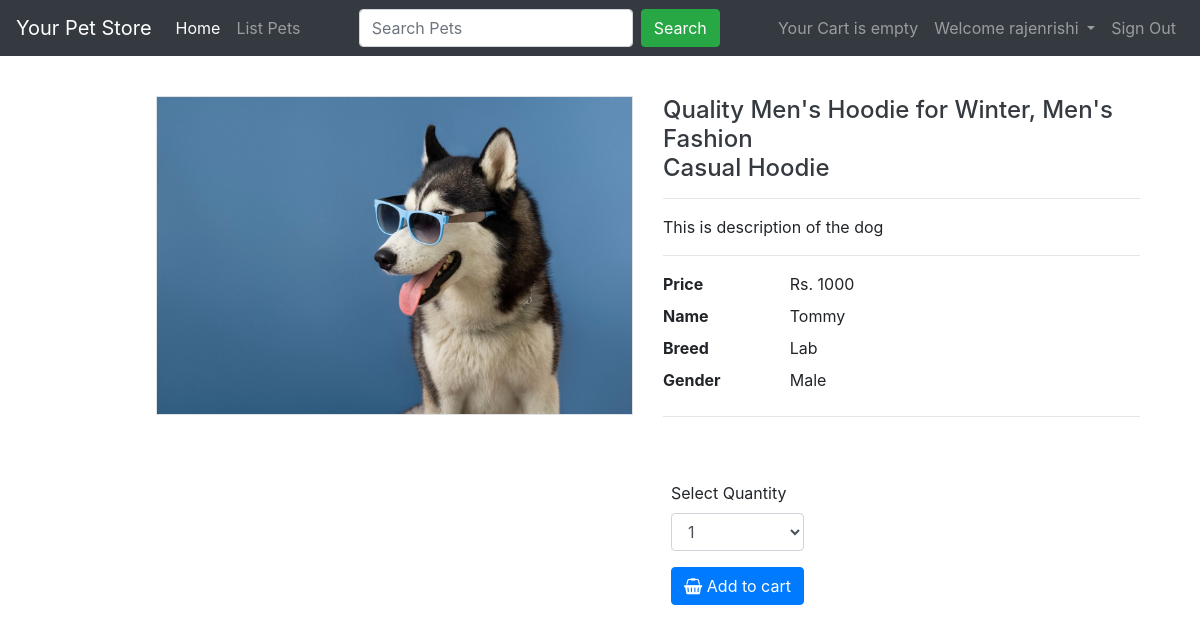
/pet-detail/1 (signed in), run on the app's committed database.
### petsapp/models.py (models this page shows, shortened)
class Pet(models.Model):
    name = models.CharField(max_length=10)
    price = models.IntegerField(default=0)
    breed = models.CharField(max_length=10)
    gender = models.CharField(max_length=6, choices=gender)
    description = models.CharField(max_length=200)
    image = models.ImageField(upload_to='media')

### petsapp/views.py (the view)
# urls.py: path('pet-detail/<int:id>', views.pet_detail, name='pet_detail'),
def pet_detail(request, id):
    template_name = "details.html"
    pet = Pet.objects.get(id=id)
    context = collect_cart_details(request)
    context['pet'] = pet
    return render(request, template_name, context=context)

### petsapp/views.py (called while the page is built)
def collect_cart_details(request):
    cart_items_list = CartItem.objects.filter(customer__user=request.user)
    qty_list = [n for n in range(1, 6)]
    all_items_price = 0
    for item in cart_items_list:
        item.item_price = item.quantity * item.pet.price
        all_items_price = all_items_price + item.item_price
    context = {
        'cart': cart_items_list,
        'total_price': all_items_price,
        'qty_list': qty_list
    }
    return context

### petsapp/templates/details.html (shortened to what this page needs)
{% extends 'base.html' %}
{% block list_pets %}
    <div class="container">
        <div class="row gx-5">
            <aside class="col-lg-6">
                <div class="border rounded-4 mb-3 d-flex justify-content-center">
                      <img style="max-width: 100%; max-height: 100vh; margin: auto;" class="rounded-4 fit" src="{{ pet.image.url }}" />
                </div>
            </aside>
            <main class="col-lg-6">
                <div class="ps-lg-3">
                    <h4 class="title text-dark">
                        Quality Men's Hoodie for Winter, Men's Fashion <br />
                        Casual Hoodie
                    </h4>
                    <hr/>
                    <p>{{ pet.description }}</p>
                    <hr/>
                    <div class="row">
                      <dt class="col-3">Price</dt>
                      <dd class="col-9">Rs. {{ pet.price }}</dd>
                      <dt class="col-3">Name</dt>
                      <dd class="col-9">{{ pet.name }}</dd>
                      <dt class="col-3">Breed</dt>
                      <dd class="col-9">{{ pet.breed }}</dd>
                      <dt class="col-3">Gender</dt>
                      <dd class="col-9">{{ pet.gender }}</dd>
                    </div>
                    <hr/>
                    <div class="row m-2">
                        <form action="{% url 'add_to_cart' pet.id %}" method="post">
                            <div class="mt-5 form-group">
                                <label for="quantity">Select Quantity</label>
                                <select name="quantity" class="form-control" id="quantity">
                                    <option>1</option>
                                </select>
                            </div>
                            <button class="btn btn-primary"> <i class="me-1 fa fa-shopping-basket"></i> Add to cart </button>
                        </form>
                    </div>
                </div>
            </main>
        </div>
    </div>
{% endblock %}

### petsapp/templates/base.html (shortened to what this page needs)
<!DOCTYPE html>
<html lang="en" dir="ltr">
    <head>
    <link rel="stylesheet" href="https://maxcdn.bootstrapcdn.com/font-awesome/4.7.0/css/font-awesome.min.css">
    <link rel="stylesheet" href="https://cdn.jsdelivr.net/npm/bootstrap@4.6.1/dist/css/bootstrap.min.css">
    <link rel="stylesheet" href="https://allyoucan.cloud/cdn/icofont/1.0.1/icofont.css">
    </head>
    <body>
        <div class="container-fluid md-5">
            <nav class="navbar navbar-expand-md bg-dark navbar-dark fixed-top">
                <a href="#" class="navbar-brand">Your Pet Store</a>
                <div class="collapse navbar-collapse justify-content-between" id="navbarCollapse">
                    <div class="navbar-nav">
                        <a href="{% url 'list_pets' %}" class="nav-item nav-link active">Home</a>
                        <a href="{% url 'list_pets' %}" class="nav-item nav-link">List Pets</a>
                    </div>
                    <div class="navbar-nav">
                        <form action="{% url 'search_pets' %}" method="get" class="d-flex">
                            <input id="q" name="q" class="form-control me-2" type="search" placeholder="Search Pets">
                            <button class="ml-2 btn btn-success" type="submit">Search</button>
                        </form>
                    </div>
                    <div class="navbar-nav">
                        <div class="nav-item nav-link">
                        {% with total_items=cart|length %}
                            {% if total_items > 0 %}
                                Your Cart:&nbsp
                                <a href="{% url 'cart_items' %}">
                                    {{total_items}} Item{{total_items|pluralize}}&nbsp
                                    Rs {{ total_price }}
                                </a>
                            {% else %}
                                Your Cart is empty
                            {% endif %}
                        {% endwith %}
                        </div>
                        {% if request.user.is_authenticated %}
                            <div class="nav-item dropdown">
                                <a class="nav-link dropdown-toggle" href="#" id="navbarDropdown" role="button" data-toggle="dropdown" aria-haspopup="true" aria-expanded="false">
                                Welcome {{ request.user }}
                                </a>
                            </div>
                            <a href="{% url 'logout' %}" class="nav-item nav-link">  Sign Out   </a>
                        {% else %}
                            <a href="{% url 'register' %}" class="nav-item nav-link"> Sign Up</a>
                            <a href="{% url 'login' %}" class="nav-item nav-link">  Sign In   </a>
                        {% endif %}
                    </div>
                </div>
            </nav>
        </div>
        <div class="container p-5">
        <div>
        <div class="container m-5">
            {% block list_pets %}
            {% endblock %}
        </div>
    </body>
</html>

### data on the page
Pet: image (picture), description "This is description of the dog", price "1000", name "Tommy", breed "Lab", gender "Male"

### other printed values
{{ request.user }} "rajenrishi"
